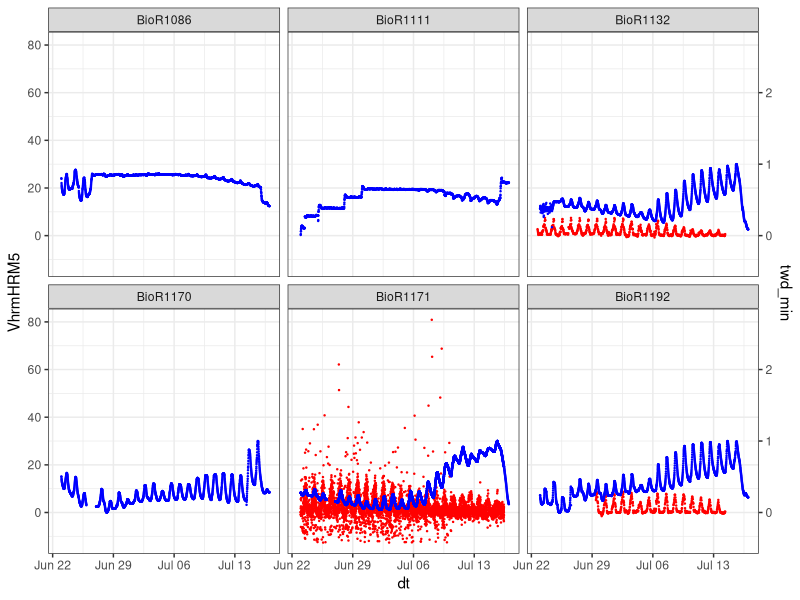
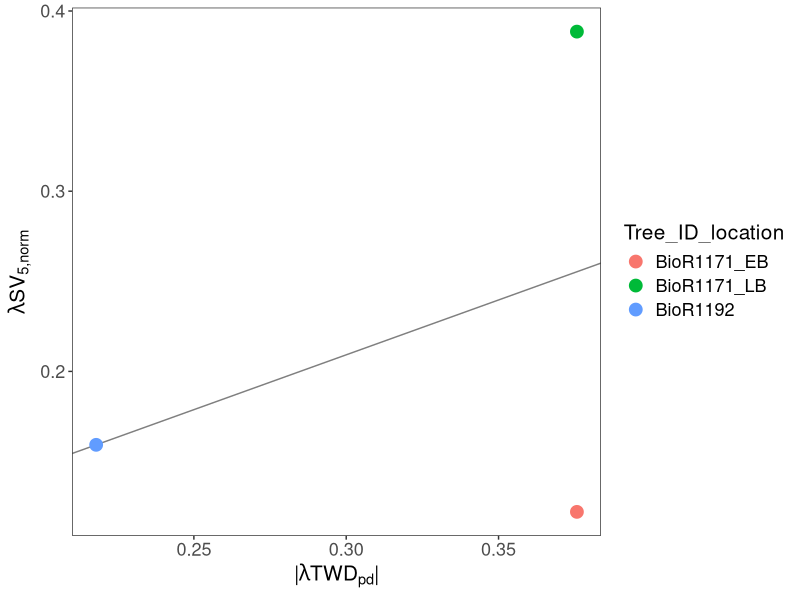

Reproduce these figures in R, in order.
#### Looking at how TWD is related to SV (fig 5 of Peters et al.) ####
library(tidyverse)
theme_set(theme_bw())

#### Reading ####
sv_all <- read_csv("data/sap_flow/sv_all.csv") |> 
  mutate(dt = as.POSIXct(dt, tz = "America/Phoenix")) |> 
  mutate(Tree_ID_location = Tree_ID) |> 
  mutate(Tree_ID = case_when(Tree_ID == "BioR1171_T" ~ "BioR1171",
                             Tree_ID == "BioR1171_NB" ~ "BioR1171",
                             Tree_ID == "BioR1171_MB" ~ "BioR1171",
                             Tree_ID == "BioR1171_M" ~ "BioR1171",
                             Tree_ID == "BioR1171_LB" ~ "BioR1171",
                             Tree_ID == "BioR1171_L" ~ "BioR1171",
                             Tree_ID == "BioR1171_EB" ~ "BioR1171",
                             TRUE ~ Tree_ID))
  
all_dendros <- read_csv("data/dendro_data/all_dendros.csv") |> 
  mutate(datetime = as.POSIXct(datetime, tz = "America/Phoenix")) |> 
  rename(dt = datetime)

lambda_sv_norm <- read_csv("data/sap_flow/lambda_sv_norm.csv") |> 
  rename(sv_intercept = intercept, sv_r2 = r2) |> 
  mutate(Tree_ID_location = Tree_ID,
         Tree_ID = case_when(Tree_ID == "BioR1171_LB" ~ "BioR1171",
                             Tree_ID == "BioR1171_EB" ~ "BioR1171",
                             TRUE ~ Tree_ID))

lambda_twd_min <- read_csv("data/dendro_data/lambda_twd_min.csv") |> 
  rename(twd_intercept = intercept, twd_r2 = r2)

#### Joining ####
sv_dendro <- full_join(sv_all, all_dendros, by = c("dt", "date", "Tree_ID")) |> 
  filter(date %in% unique(sv_all$date) & date %in% unique(all_dendros$date))

lambdas <- full_join(lambda_sv_norm, lambda_twd_min, by = "Tree_ID")

#### Visualizing ####
sv_dendro |> 
  ggplot(aes(x = dt)) +
  geom_point(aes(y = VhrmHRM5), color = "red", size = 0.2) +
  geom_point(aes(y = twd_norm * 30), color = "blue", size = 0.2) +
  scale_y_continuous(sec.axis = sec_axis(~ . / 30, "twd_min")) +
  facet_wrap(~ Tree_ID)

puny_lm <- lm(lambda_sv ~ lambda_twd, data = lambdas)
summary(puny_lm)

lambdas |> 
  filter(!is.na(Tree_ID_location)) |> 
  ggplot(aes(x = lambda_twd, y = lambda_sv)) +
  geom_abline(aes(slope = puny_lm$coefficients[2], intercept = puny_lm$coefficients[1]), color = "gray50") +
  geom_point(aes(color = Tree_ID_location), size = 4) +
  # scale_x_continuous(limits = c(0.415, 0.412)) +
  labs(x = expression(paste("|", lambda, TWD[pd], "|")), y = expression(paste(lambda, SV["5,norm"]))) +
  theme(panel.grid = element_blank(),
        axis.title = element_text(size = 15),
        axis.text = element_text(size = 13),
        legend.title = element_text(size = 15),
        legend.text = element_text(size = 13))
